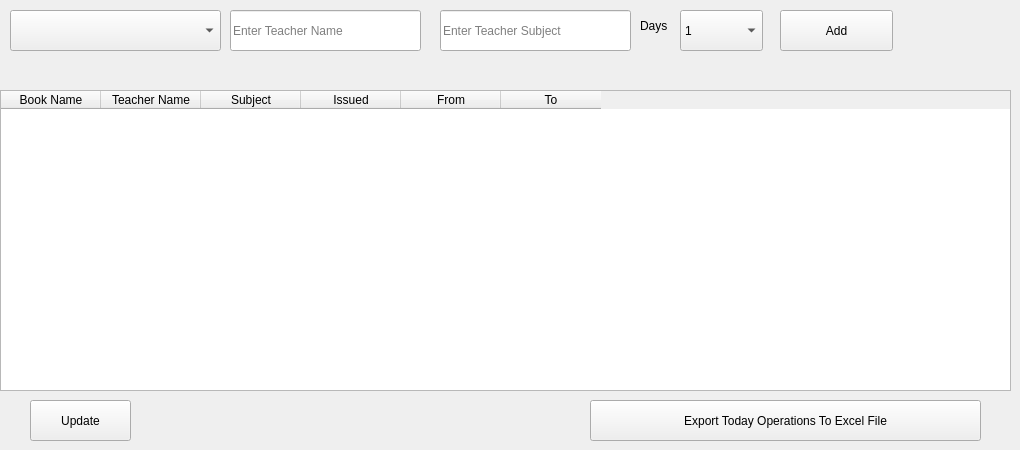
      <widget class="QWidget" name="tab_23">
       <attribute name="title">
        <string>Teacher Add</string>
       </attribute>
       <widget class="QPushButton" name="pushButton_44">
        <property name="geometry">
         <rect>
          <x>780</x>
          <y>10</y>
          <width>113</width>
          <height>41</height>
         </rect>
        </property>
        <property name="text">
         <string>Add</string>
        </property>
       </widget>
       <widget class="QLabel" name="label_62">
        <property name="geometry">
         <rect>
          <x>640</x>
          <y>10</y>
          <width>31</width>
          <height>31</height>
         </rect>
        </property>
        <property name="text">
         <string>Days</string>
        </property>
       </widget>
       <widget class="QComboBox" name="comboBox_8">
        <property name="geometry">
         <rect>
          <x>680</x>
          <y>10</y>
          <width>83</width>
          <height>41</height>
         </rect>
        </property>
        <item>
         <property name="text">
          <string>1</string>
         </property>
        </item>
        <item>
         <property name="text">
          <string>2</string>
         </property>
        </item>
        <item>
         <property name="text">
          <string>3</string>
         </property>
        </item>
        <item>
         <property name="text">
          <string>4</string>
         </property>
        </item>
        <item>
         <property name="text">
          <string>5</string>
         </property>
        </item>
        <item>
         <property name="text">
          <string>6</string>
         </property>
        </item>
        <item>
         <property name="text">
          <string>7</string>
         </property>
        </item>
        <item>
         <property name="text">
          <string>8</string>
         </property>
        </item>
        <item>
         <property name="text">
          <string>9</string>
         </property>
        </item>
        <item>
         <property name="text">
          <string>10</string>
         </property>
        </item>
       </widget>
       <widget class="QTableWidget" name="tableWidget_3">
        <property name="geometry">
         <rect>
          <x>0</x>
          <y>90</y>
          <width>1011</width>
          <height>301</height>
         </rect>
        </property>
        <column>
         <property name="text">
          <string>Book Name</string>
         </property>
        </column>
        <column>
         <property name="text">
          <string>Teacher Name</string>
         </property>
        </column>
        <column>
         <property name="text">
          <string>Subject</string>
         </property>
        </column>
        <column>
         <property name="text">
          <string>Issued</string>
         </property>
        </column>
        <column>
         <property name="text">
          <string>From</string>
         </property>
        </column>
        <column>
         <property name="text">
          <string>To</string>
         </property>
        </column>
       </widget>
       <widget class="QPushButton" name="pushButton_45">
        <property name="geometry">
         <rect>
          <x>590</x>
          <y>400</y>
          <width>391</width>
          <height>41</height>
         </rect>
        </property>
        <property name="text">
         <string>Export Today Operations To Excel File</string>
        </property>
       </widget>
       <widget class="QLineEdit" name="lineEdit_56">
        <property name="geometry">
         <rect>
          <x>230</x>
          <y>10</y>
          <width>191</width>
          <height>41</height>
         </rect>
        </property>
        <property name="placeholderText">
         <string>Enter Teacher Name</string>
        </property>
       </widget>
       <widget class="QLineEdit" name="lineEdit_58">
        <property name="geometry">
         <rect>
          <x>440</x>
          <y>10</y>
          <width>191</width>
          <height>41</height>
         </rect>
        </property>
        <property name="placeholderText">
         <string>Enter Teacher Subject</string>
        </property>
       </widget>
       <widget class="QComboBox" name="comboBox_4">
        <property name="geometry">
         <rect>
          <x>10</x>
          <y>10</y>
          <width>211</width>
          <height>41</height>
         </rect>
        </property>
       </widget>
       <widget class="QPushButton" name="pushButton_31">
        <property name="geometry">
         <rect>
          <x>30</x>
          <y>400</y>
          <width>101</width>
          <height>41</height>
         </rect>
        </property>
        <property name="text">
         <string>Update</string>
        </property>
       </widget>
      </widget>
